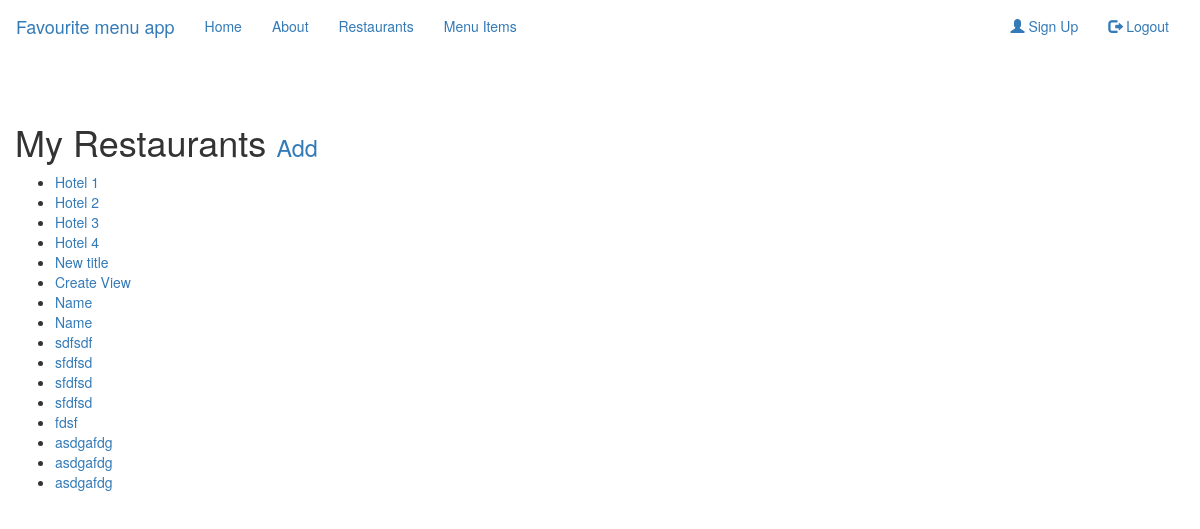
The app's page /restaurant/ (signed in) with its own data.
### restaurants/models.py (models this page shows, shortened)
class Restaurant(models.Model):
    owner = models.ForeignKey(User, on_delete=models.CASCADE)
    name = models.CharField(max_length=120)
    location = models.CharField(max_length=120, blank=True, null=True)
    category = models.CharField(max_length=120, blank=True, null=True, validators=[validate_category])
    timestamp = models.DateTimeField(auto_now_add=True)
    updated = models.DateTimeField(auto_now=True)
    slug = models.SlugField(blank=True, null=True)
    class Meta:
        verbose_name = 'Restaurant'
        verbose_name_plural = 'Restaurants'
    def __str__(self):
        return (self.name)
    def get_absolute_url(self):
        return reverse('restaurants:detail', kwargs={'slug': self.slug})

### restaurants/views.py (the view)
# urls.py: url(r'$', RestaurantListView.as_view(), name='list'),
class RestaurantListView(LoginRequiredMixin, ListView):
    def get_queryset(self):
        return Restaurant.objects.filter(owner=self.request.user)

### restaurants/templates/restaurants/restaurant_list.html (shortened to what this page needs)
{% extends "base.html" %}
{% block content %}
<h1>My Restaurants <small><a href="{% url 'restaurants:create' %}">Add</a></small></h1>
<ul>
  {% for obj in object_list %}
  <li><a href='{{ obj.get_absolute_url }}'>{{ obj }}</a></li>
  {% empty %}
  <li><a href="{% url 'restaurants:create' %}">Add One</a></li>
  {% endfor %}
</ul>
{% endblock content %}

### records on screen
Restaurant: name "Hotel 1"
Restaurant: name "Hotel 2"
Restaurant: name "Hotel 3"
Restaurant: name "Hotel 4"
Restaurant: name "New title"
Restaurant: name "Create View"
Restaurant: name "Name"
Restaurant: name "Name"
Restaurant: name "sdfsdf"
Restaurant: name "sfdfsd"
Restaurant: name "sfdfsd"
Restaurant: name "sfdfsd"
Restaurant: name "fdsf"
Restaurant: name "asdgafdg"
Restaurant: name "asdgafdg"
Restaurant: name "asdgafdg"
